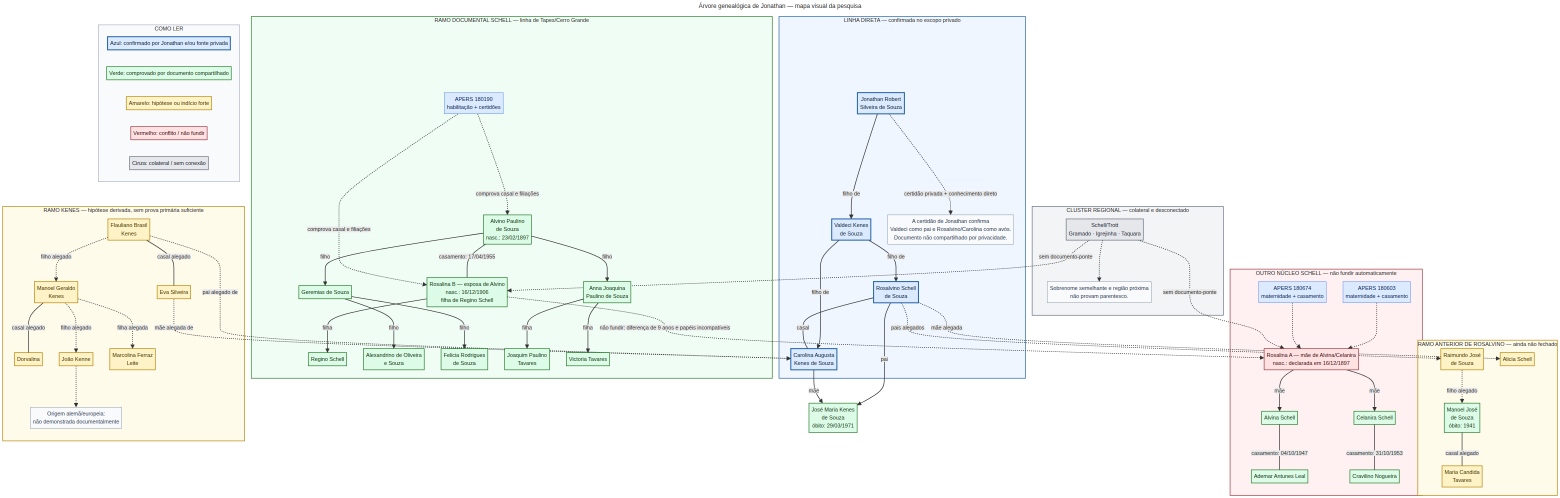
#> input picture arvore_genealogica_visual_2026-08-20.png, 3120 x 996 px, given in place of 3QS7-99GW-13V7.webp, which was not available (shown at 1/2 size)
$ python preparar_imagem_722.py
#> lines starting #> are read from the running program, lines starting #| are printed output that depends on the picture; pictures that were not available may be replaced by others from this repository, and a replacement may not be noted
from PIL import Image, ImageEnhance, ImageFilter
from pathlib import Path

src = Path('/home/ubuntu/upload/3QS7-99GW-13V7.webp')
out = Path('/home/ubuntu/pesquisa-ancestralidade-jonathan/imagem_722_recortes')
out.mkdir(exist_ok=True)
img = Image.open(src).convert('L')
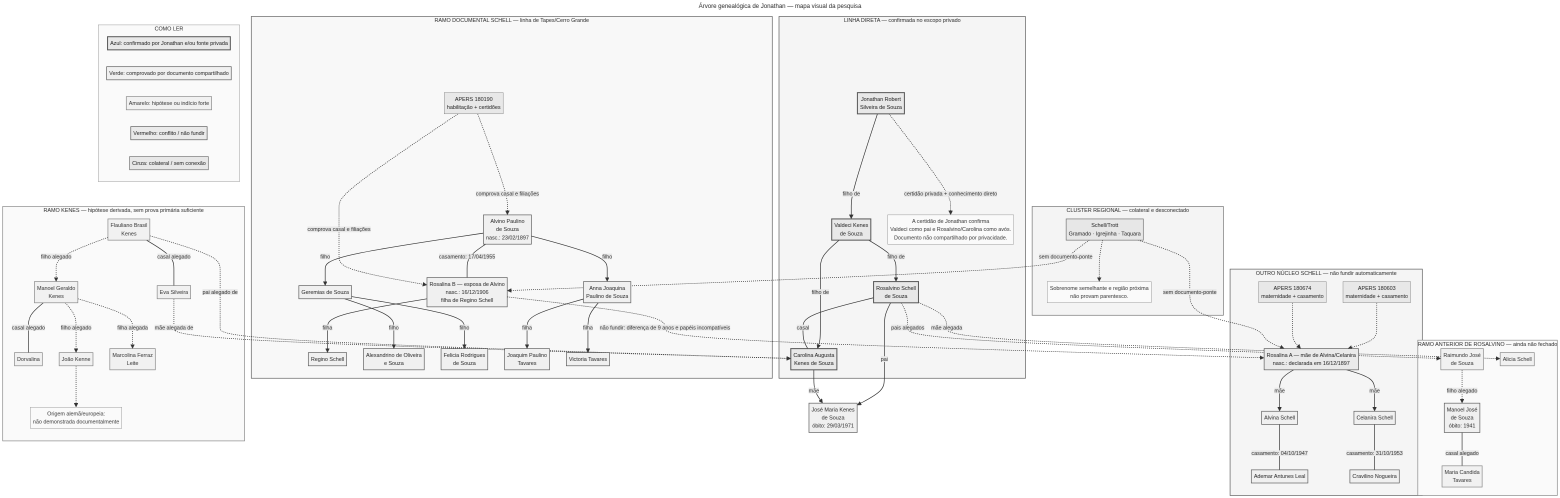
#> img: PIL image 3120x996 L (shown at 1/2 size); min 35, max 255, mean 246.2
# Preserve the whole document with gentle contrast enhancement.
whole = ImageEnhance.Contrast(img).enhance(1.45)
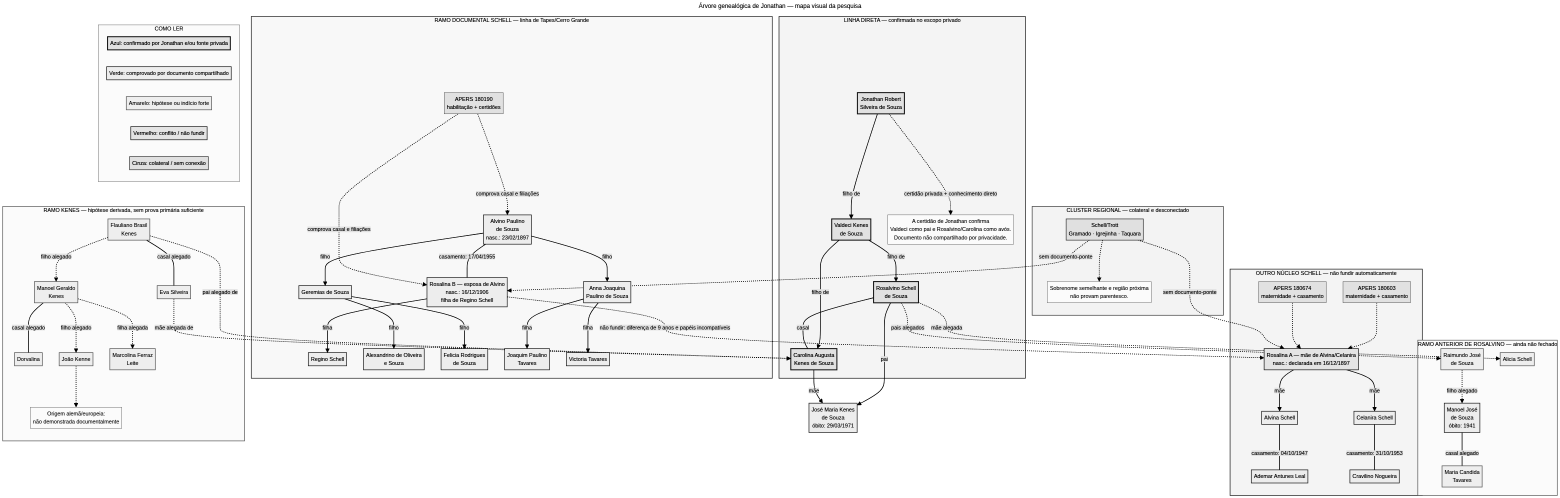
#> whole: PIL image 3120x996 L (shown at 1/2 size); min 0, max 255, mean 244.2
whole = ImageEnhance.Sharpness(whole).enhance(1.6)
whole.save(out / 'documento_contraste.png')
# Crop left and right pages with overlap; the right page contains the continuation.
w, h = img.size
#> w = 3120; h = 996
crops = {
    'pagina_esquerda': (80, 35, 1035, h-20),
    'pagina_direita': (950, 35, 1965, h-20),
    'direita_superior': (980, 40, 1965, 720),
    'direita_inferior': (980, 620, 1965, h-20),
    'esquerda_inferior': (80, 520, 1035, h-20),
}
for name, box in crops.items():
    c = img.crop(box)
    c = ImageEnhance.Contrast(c).enhance(1.55)
    c = ImageEnhance.Sharpness(c).enhance(1.8)
    c.save(out / f'{name}.png')
#> this loop made 5 passes
#> pass 1, `c = img.crop(box)`:
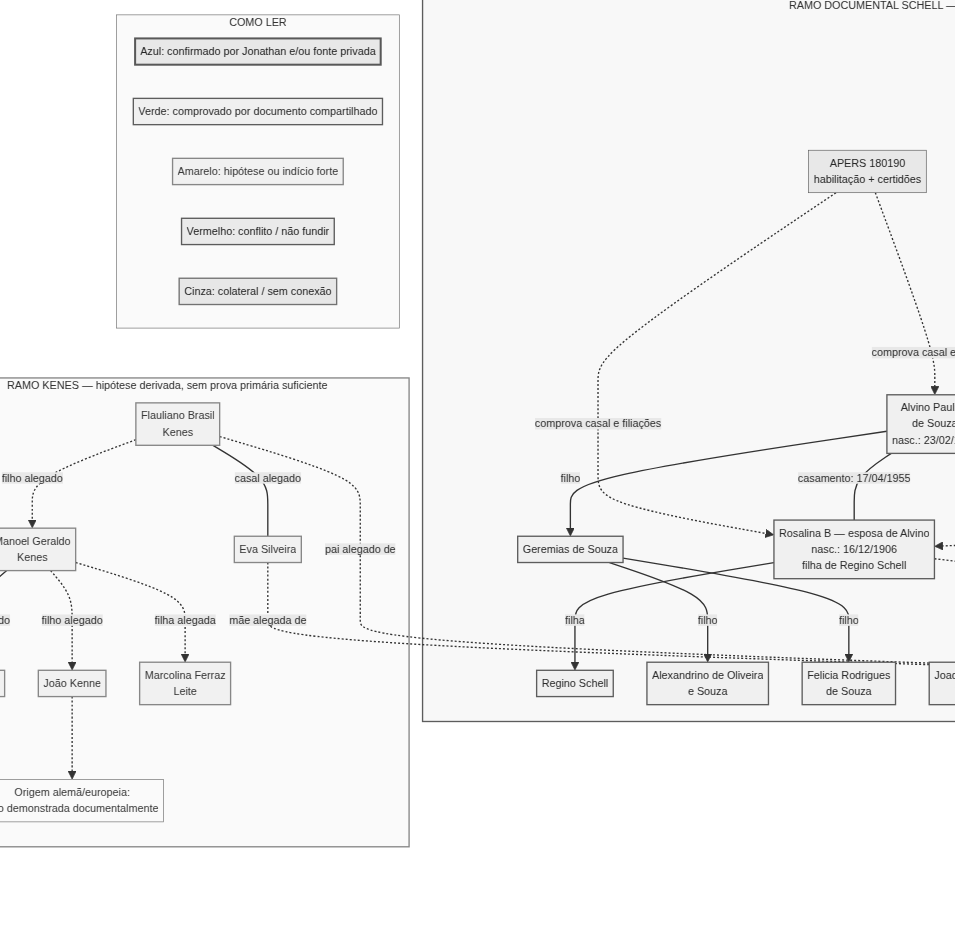
#> c: PIL image 955x941 L; min 37, max 255, mean 244.6
#> pass 1, `c = ImageEnhance.Contrast(c).enhance(1.55)`:
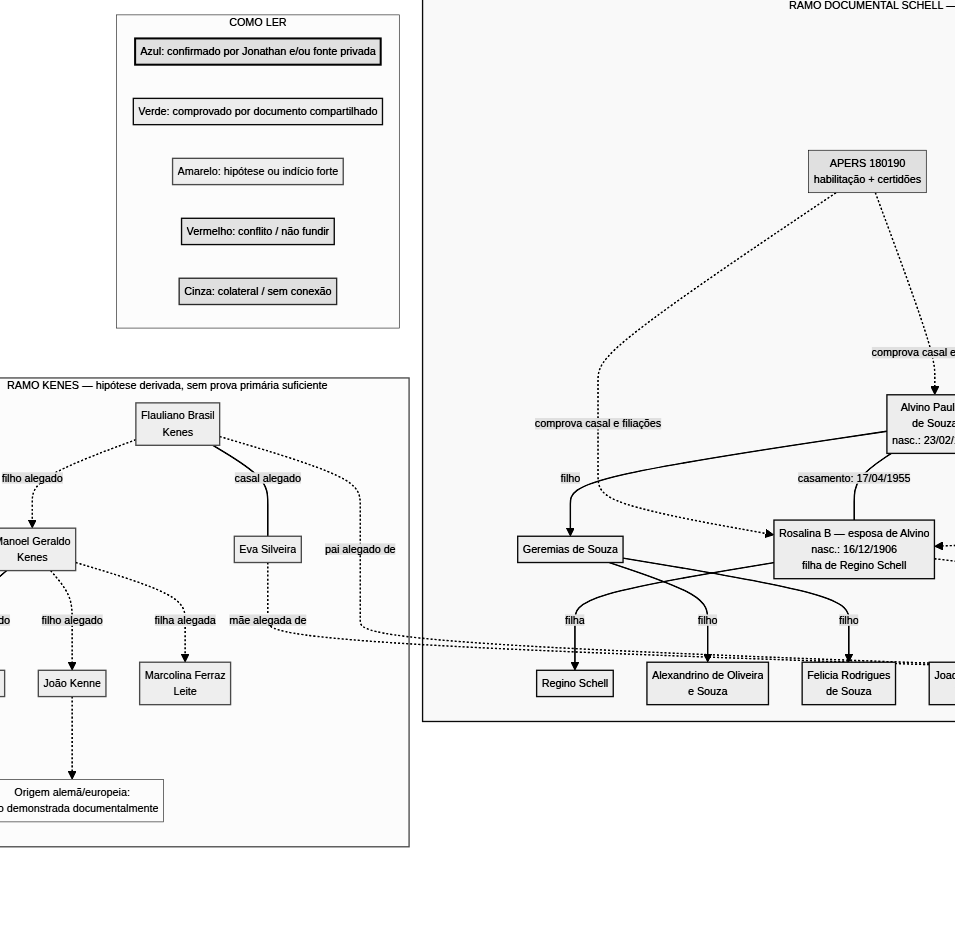
#> c: PIL image 955x941 L; min 0, max 255, mean 242.6
#> pass 2, `c = img.crop(box)`:
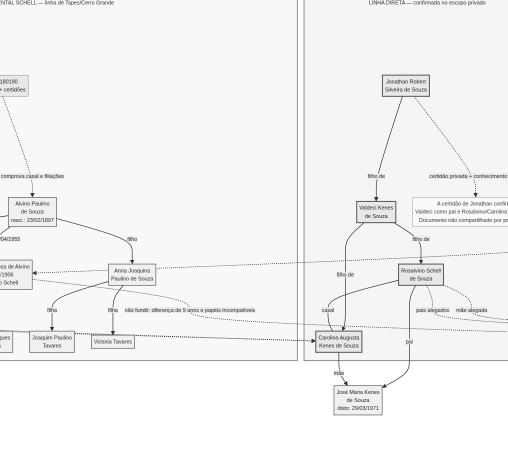
#> c: PIL image 1015x941 L (shown at 1/2 size); min 37, max 255, mean 244.3
#> after the loop:
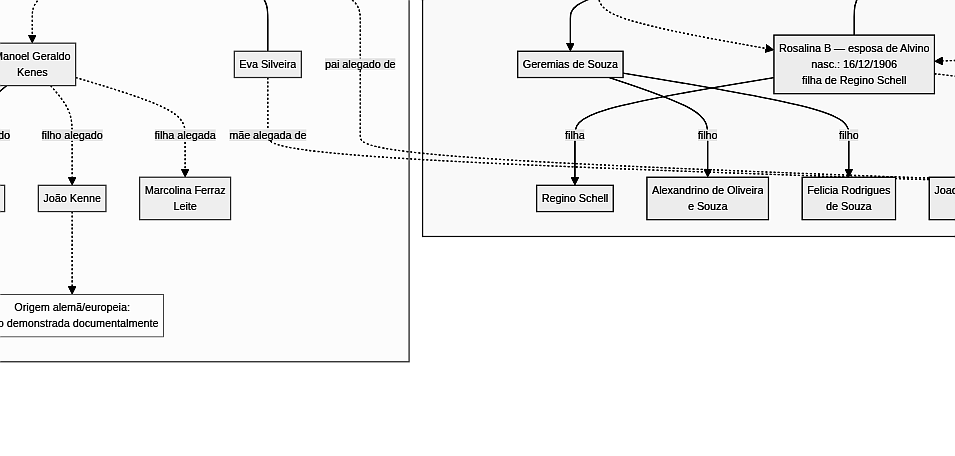
#> c: PIL image 955x456 L; min 0, max 255, mean 243.8
print(f'created {len(crops)+1} images in {out}')
#| created 6 images in /home/ubuntu/pesquisa-ancestralidade-jonathan/imagem_722_recortes
print(f'original dimensions: {w}x{h}')
#| original dimensions: 3120x996
